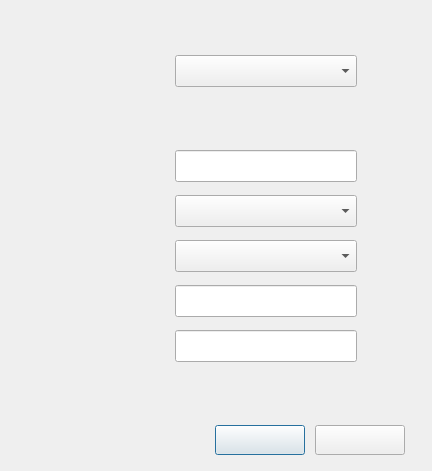
<?xml version="1.0" encoding="UTF-8"?>
<ui version="4.0">
 <class>DlgConnHidWifiSecPwd</class>
 <widget class="QDialog" name="DlgConnHidWifiSecPwd">
  <property name="geometry">
   <rect>
    <x>0</x>
    <y>0</y>
    <width>432</width>
    <height>471</height>
   </rect>
  </property>
  <property name="windowTitle">
   <string>Connect to Hidden Wi-Fi Network</string>
  </property>
  <widget class="QCheckBox" name="checkBox">
   <property name="geometry">
    <rect>
     <x>336</x>
     <y>346</y>
     <width>18</width>
     <height>9</height>
    </rect>
   </property>
   <property name="font">
    <font>
     <pointsize>10</pointsize>
    </font>
   </property>
   <property name="text">
    <string/>
   </property>
  </widget>
  <widget class="QPushButton" name="btnCancel">
   <property name="geometry">
    <rect>
     <x>215</x>
     <y>425</y>
     <width>90</width>
     <height>30</height>
    </rect>
   </property>
   <property name="font">
    <font>
     <pointsize>10</pointsize>
    </font>
   </property>
   <property name="text">
    <string/>
   </property>
  </widget>
  <widget class="QLabel" name="lbBoder">
   <property name="geometry">
    <rect>
     <x>0</x>
     <y>0</y>
     <width>432</width>
     <height>471</height>
    </rect>
   </property>
   <property name="text">
    <string/>
   </property>
  </widget>
  <widget class="QLabel" name="lbLeftupTitle">
   <property name="geometry">
    <rect>
     <x>34</x>
     <y>6</y>
     <width>80</width>
     <height>20</height>
    </rect>
   </property>
   <property name="text">
    <string/>
   </property>
  </widget>
  <widget class="QLabel" name="lbUpback">
   <property name="geometry">
    <rect>
     <x>0</x>
     <y>0</y>
     <width>432</width>
     <height>116</height>
    </rect>
   </property>
   <property name="text">
    <string/>
   </property>
  </widget>
  <widget class="QLineEdit" name="leNetName">
   <property name="geometry">
    <rect>
     <x>175</x>
     <y>150</y>
     <width>182</width>
     <height>32</height>
    </rect>
   </property>
   <property name="font">
    <font>
     <pointsize>10</pointsize>
    </font>
   </property>
  </widget>
  <widget class="QLabel" name="lbAuth">
   <property name="geometry">
    <rect>
     <x>76</x>
     <y>246</y>
     <width>90</width>
     <height>20</height>
    </rect>
   </property>
   <property name="font">
    <font>
     <pointsize>10</pointsize>
    </font>
   </property>
   <property name="text">
    <string/>
   </property>
  </widget>
  <widget class="QLabel" name="lbUserName">
   <property name="geometry">
    <rect>
     <x>76</x>
     <y>291</y>
     <width>90</width>
     <height>20</height>
    </rect>
   </property>
   <property name="font">
    <font>
     <pointsize>10</pointsize>
    </font>
   </property>
   <property name="text">
    <string/>
   </property>
  </widget>
  <widget class="QLabel" name="lbConn">
   <property name="geometry">
    <rect>
     <x>76</x>
     <y>60</y>
     <width>90</width>
     <height>20</height>
    </rect>
   </property>
   <property name="font">
    <font>
     <pointsize>10</pointsize>
    </font>
   </property>
   <property name="text">
    <string/>
   </property>
  </widget>
  <widget class="QComboBox" name="cbxConn">
   <property name="geometry">
    <rect>
     <x>175</x>
     <y>55</y>
     <width>182</width>
     <height>32</height>
    </rect>
   </property>
   <property name="font">
    <font>
     <pointsize>10</pointsize>
    </font>
   </property>
   <property name="styleSheet">
    <string notr="true">QComboBox QAbstractItemView {
	outline: 0; 
	border: 1px solid #000000;
	border-color: rgba(0, 0, 0,25%);
	selection-color: rgb(0, 0, 0);
	background-color: #F1F3F3;
}</string>
   </property>
  </widget>
  <widget class="QLabel" name="lbBottomback">
   <property name="geometry">
    <rect>
     <x>0</x>
     <y>411</y>
     <width>432</width>
     <height>60</height>
    </rect>
   </property>
   <property name="text">
    <string/>
   </property>
  </widget>
  <widget class="QPushButton" name="btnConnect">
   <property name="geometry">
    <rect>
     <x>315</x>
     <y>425</y>
     <width>90</width>
     <height>30</height>
    </rect>
   </property>
   <property name="font">
    <font>
     <pointsize>10</pointsize>
    </font>
   </property>
   <property name="text">
    <string/>
   </property>
  </widget>
  <widget class="QComboBox" name="cbxSecurity">
   <property name="geometry">
    <rect>
     <x>175</x>
     <y>195</y>
     <width>182</width>
     <height>32</height>
    </rect>
   </property>
   <property name="font">
    <font>
     <pointsize>10</pointsize>
    </font>
   </property>
   <property name="styleSheet">
    <string notr="true">QComboBox QAbstractItemView {
	outline: 0; 
	border: 1px solid #000000;
	border-color: rgba(0, 0, 0,25%);
	selection-color: rgb(0, 0, 0);
	background-color: #F1F3F3;
}</string>
   </property>
  </widget>
  <widget class="QLineEdit" name="leUserName">
   <property name="geometry">
    <rect>
     <x>175</x>
     <y>285</y>
     <width>182</width>
     <height>32</height>
    </rect>
   </property>
   <property name="font">
    <font>
     <pointsize>10</pointsize>
    </font>
   </property>
  </widget>
  <widget class="QLineEdit" name="lePassword">
   <property name="geometry">
    <rect>
     <x>175</x>
     <y>330</y>
     <width>182</width>
     <height>32</height>
    </rect>
   </property>
   <property name="font">
    <font>
     <pointsize>10</pointsize>
    </font>
   </property>
   <property name="echoMode">
    <enum>QLineEdit::Password</enum>
   </property>
  </widget>
  <widget class="QLabel" name="lbNetName">
   <property name="geometry">
    <rect>
     <x>76</x>
     <y>156</y>
     <width>90</width>
     <height>20</height>
    </rect>
   </property>
   <property name="font">
    <font>
     <pointsize>10</pointsize>
    </font>
   </property>
   <property name="text">
    <string/>
   </property>
  </widget>
  <widget class="QLabel" name="lbLeftup">
   <property name="geometry">
    <rect>
     <x>0</x>
     <y>0</y>
     <width>120</width>
     <height>32</height>
    </rect>
   </property>
   <property name="text">
    <string/>
   </property>
  </widget>
  <widget class="QLabel" name="lbLeftupIcon">
   <property name="geometry">
    <rect>
     <x>9</x>
     <y>9</y>
     <width>16</width>
     <height>16</height>
    </rect>
   </property>
   <property name="text">
    <string/>
   </property>
  </widget>
  <widget class="QLabel" name="lbSecurity">
   <property name="geometry">
    <rect>
     <x>76</x>
     <y>201</y>
     <width>90</width>
     <height>20</height>
    </rect>
   </property>
   <property name="font">
    <font>
     <pointsize>10</pointsize>
    </font>
   </property>
   <property name="text">
    <string/>
   </property>
  </widget>
  <widget class="QLabel" name="lbPassword">
   <property name="geometry">
    <rect>
     <x>76</x>
     <y>336</y>
     <width>90</width>
     <height>20</height>
    </rect>
   </property>
   <property name="font">
    <font>
     <pointsize>10</pointsize>
    </font>
   </property>
   <property name="text">
    <string/>
   </property>
  </widget>
  <widget class="QComboBox" name="cbxAuth">
   <property name="geometry">
    <rect>
     <x>175</x>
     <y>240</y>
     <width>182</width>
     <height>32</height>
    </rect>
   </property>
   <property name="font">
    <font>
     <pointsize>10</pointsize>
    </font>
   </property>
   <property name="styleSheet">
    <string notr="true">QComboBox QAbstractItemView {
	outline: 0; 
	border: 1px solid #000000;
	border-color: rgba(0, 0, 0,25%);
	selection-color: rgb(0, 0, 0);
	background-color: #F1F3F3;
}</string>
   </property>
  </widget>
  <zorder>lbUpback</zorder>
  <zorder>lbBottomback</zorder>
  <zorder>lbBoder</zorder>
  <zorder>checkBox</zorder>
  <zorder>btnCancel</zorder>
  <zorder>leNetName</zorder>
  <zorder>lbAuth</zorder>
  <zorder>lbUserName</zorder>
  <zorder>lbConn</zorder>
  <zorder>cbxConn</zorder>
  <zorder>btnConnect</zorder>
  <zorder>cbxSecurity</zorder>
  <zorder>leUserName</zorder>
  <zorder>lePassword</zorder>
  <zorder>lbNetName</zorder>
  <zorder>lbLeftup</zorder>
  <zorder>lbSecurity</zorder>
  <zorder>lbPassword</zorder>
  <zorder>cbxAuth</zorder>
  <zorder>lbLeftupIcon</zorder>
  <zorder>lbLeftupTitle</zorder>
 </widget>
 <resources/>
 <connections/>
</ui>
